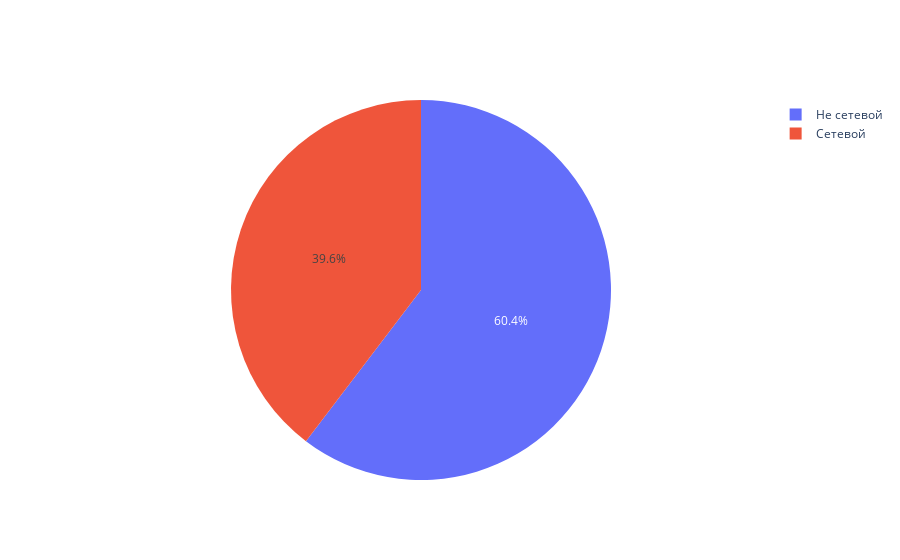

This figure's notebook cell:
### Code cell
fig = go.Figure(data=[go.Pie(labels=chain_counts['chain'], values=chain_counts['count'])])
fig.show()

### Figure 1 — Plotly figure (JSON) as saved in the notebook; plotly's stock layout.template omitted (floating-point values rounded to 4 significant figures)
{"data": [{"labels": ["Не сетевой", "Сетевой"], "type": "pie", "values": [4603, 3024]}], "layout": {}}
